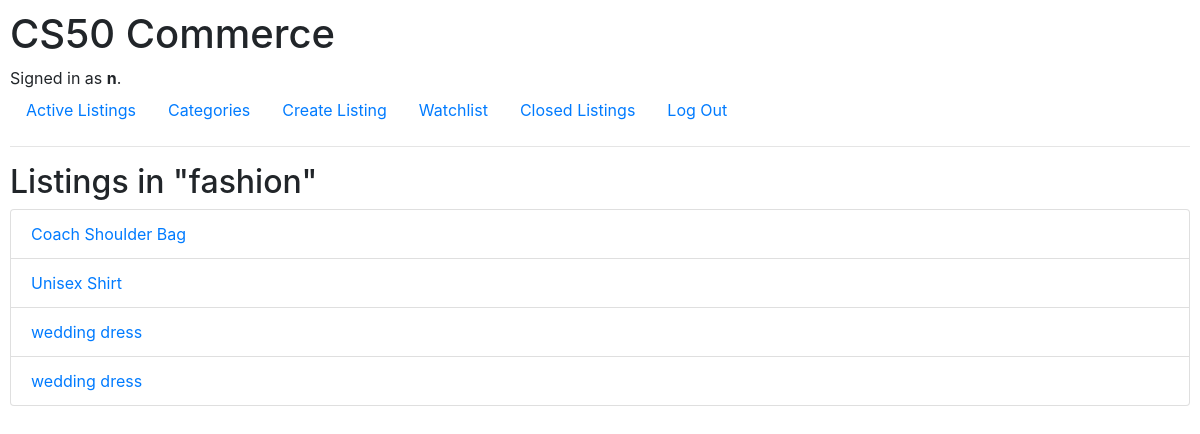
The app's page /category/fashion/ (signed in) with its own data.
### auctions/models.py (models this page shows, shortened)
class User(AbstractUser):
    watchlisted_items = models.ManyToManyField(
        "Listing", blank=True, related_name="watchers"
    )
    closed_listings = models.ManyToManyField(
        "Listing", blank=True, related_name="closed_by_users"
    )

class Listing(models.Model):
    title = models.CharField(max_length=64)
    description = models.TextField()
    starting_bid = models.DecimalField(max_digits=10, decimal_places=2)
    image_url = models.URLField(blank=True)
    category = models.CharField(max_length=64, blank=True)
    created_by = models.ForeignKey(
        "User", on_delete=models.CASCADE, related_name="listings"
    )
    is_active = models.BooleanField(default=True)
    winner = models.ForeignKey(
        "User",
        on_delete=models.SET_NULL,
        null=True,
        blank=True,
        related_name="won_listings"
    )

### auctions/views.py (the view)
# urls.py: path("category/<str:category_name>/", views.listings_by_category, name="category"),
def listings_by_category(request, category_name):
    listings = Listing.objects.filter(
        category=category_name,
        is_active=True
    )
    return render(request, "auctions/category.html", {
        "listings": listings,
        "category_name": category_name
    })

### auctions/templates/auctions/category.html
{% extends "auctions/layout.html" %}
{% block body %}
<h2>Listings in "{{ category_name }}"</h2>
{% if listings %}
    <ul class="list-group">
        {% for listing in listings %}
            <li class="list-group-item">
                <a href="{% url 'listing' listing.id %}">
                    {{ listing.title }}
                </a>
            </li>
        {% endfor %}
    </ul>
{% else %}
    <p>No listings in this category.</p>
{% endif %}
{% endblock %}

### auctions/templates/auctions/layout.html (shortened to what this page needs)
{% load static %}
<!DOCTYPE html>
<html lang="en">
    <head>
        <link rel="stylesheet" href="https://stackpath.bootstrapcdn.com/bootstrap/4.4.1/css/bootstrap.min.css">
        <link href="{% static 'auctions/styles.css' %}" rel="stylesheet">
    </head>
    <body>
        <h1>CS50 Commerce</h1>
        <div>
            {% if user.is_authenticated %}
                Signed in as <strong>{{ user.username }}</strong>.
            {% else %}
                Not signed in.
            {% endif %}
        </div>
        <ul class="nav">
            <li class="nav-item">
                <a class="nav-link" href="{% url 'index' %}">Active Listings</a>
            </li>
            <li class="nav-item">
                <a class="nav-link" href="{% url 'categories' %}">
                    Categories
                </a>
            </li>
            {% if user.is_authenticated %}
                <li class="nav-item">
                    <a class="nav-link" href="{% url 'create_listing' %}">Create Listing</a>
                </li>
                <li class="nav-item">
                    <a class="nav-link" href="{% url 'watchlist' %}">Watchlist</a>
                </li>
                <li class="nav-item">
                    <a class="nav-link" href="{% url 'closed_listings' %}">Closed Listings</a>
                </li>
                <li class="nav-item">
                    <a class="nav-link" href="{% url 'logout' %}">Log Out</a>
                </li>
            {% endif %}
        </ul>
        <hr>
        {% block body %}
        {% endblock %}
    </body>
</html>

### auctions/static/auctions/styles.css (style rules this page uses)
body { padding: 10px; }

### records on screen
User: username "n"
Listing: title "Coach Shoulder Bag"
Listing: title "Unisex Shirt"
Listing: title "wedding dress"
Listing: title "wedding dress"

### other values on screen
{{ category_name }} "fashion"
